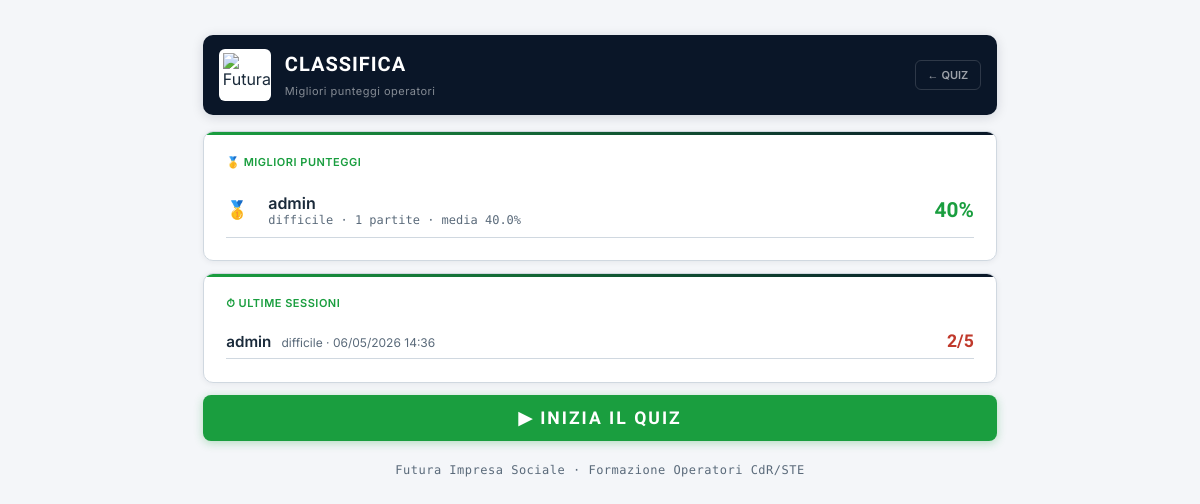
/cdr-classifica (signed in), run on the app's committed database.
### tables this page shows
CREATE TABLE punteggi_cdr (
            id INTEGER PRIMARY KEY AUTOINCREMENT,
            nome TEXT NOT NULL,
            livello TEXT NOT NULL,
            punteggio INTEGER NOT NULL,
            totale INTEGER NOT NULL,
            percentuale INTEGER NOT NULL,
            data TEXT NOT NULL
        );

### app_web.py (the view)
@app.route("/cdr-classifica")
def cdr_classifica():
    if not session.get("cdr_ok"):
        return redirect("/cdr-login")
    return render_template(
        "cdr_classifica.html",
        classifica = get_classifica_cdr(),
        storico    = get_storico_cdr()
    )

### app_web.py (called while the page is built)
def get_classifica_cdr():
    conn = sqlite3.connect(os.path.join(BASE_DIR, "classifica.db"))
    rows = conn.execute("""
        SELECT nome, livello, MAX(percentuale) as best, COUNT(*) as partite,
               ROUND(AVG(percentuale)) as media, MAX(data) as ultima
        FROM punteggi_cdr
        GROUP BY nome, livello
        ORDER BY best DESC, media DESC
    """).fetchall()
    conn.close()
    return [{"nome": r[0], "livello": r[1], "best": r[2],
             "partite": r[3], "media": r[4], "ultima": r[5]} for r in rows]

def get_storico_cdr():
    conn = sqlite3.connect(os.path.join(BASE_DIR, "classifica.db"))
    rows = conn.execute("""
        SELECT nome, livello, punteggio, totale, percentuale, data
        FROM punteggi_cdr ORDER BY id DESC LIMIT 30
    """).fetchall()
    conn.close()
    return [{"nome": r[0], "livello": r[1], "punteggio": r[2],
             "totale": r[3], "percentuale": r[4], "data": r[5]} for r in rows]

### templates/cdr_classifica.html (shortened to what this page needs)
<!DOCTYPE html>
<html lang="it">
<head>
  <link rel="stylesheet" href="{{ url_for('static', filename='style.css') }}">
  <link rel="stylesheet" href="{{ url_for('static', filename='style_cdr.css') }}">
</head>
<body class="cdr-body">
  <div class="page-wrapper" style="padding:1rem 0.8rem 2rem;">
    <div class="cdr-header" style="margin-bottom:16px;">
      <div class="cdr-logo-wrap">
        <img src="{{ url_for('static', filename='logo_futura.png') }}" alt="Futura">
      </div>
      <div class="cdr-title-wrap">
        <span class="cdr-title">Classifica</span>
        <span class="cdr-subtitle">Migliori punteggi operatori</span>
      </div>
      <div style="margin-left:auto;">
        <a href="/cdr" style="text-decoration:none;">
          <div style="padding:7px 12px; border:1px solid rgba(255,255,255,0.15); border-radius:6px; font-size:11px; font-weight:600; color:rgba(255,255,255,0.6); text-transform:uppercase;">← Quiz</div>
        </a>
      </div>
    </div>
    <div class="card cdr-card" style="margin-bottom:12px; padding:1.4rem;">
      <span class="c-label green" style="margin-bottom:14px;">🥇 Migliori punteggi</span>
      {% if classifica %}
        {% for r in classifica %}
        <div class="rank-row" style="display:flex; align-items:center; gap:12px;">
          <span style="font-family:'Oswald',sans-serif; font-size:1.1rem; font-weight:700; min-width:30px;
            color:{% if loop.index==1 %}#1a9e3f{% elif loop.index==2 %}#888{% elif loop.index==3 %}#cd7f32{% else %}#5a6a7a{% endif %};">
            {% if loop.index == 1 %}🥇{% elif loop.index == 2 %}🥈{% elif loop.index == 3 %}🥉{% else %}{{ loop.index }}.{% endif %}
          </span>
          <div style="flex:1;">
            <div class="rank-name">{{ r.nome }}</div>
            <div class="rank-detail">{{ r.livello }} · {{ r.partite }} partite · media {{ r.media }}%</div>
          </div>
          <span class="rank-score">{{ r.best }}%</span>
        </div>
        {% endfor %}
      {% else %}
        <p style="color:#5a6a7a; font-size:0.9rem;">Nessun punteggio ancora. Inizia il quiz!</p>
      {% endif %}
    </div>
    <div class="card cdr-card" style="margin-bottom:12px; padding:1.4rem;">
      <span class="c-label green" style="margin-bottom:14px;">⏱ Ultime sessioni</span>
      {% if storico %}
        {% for s in storico %}
        {% set col = "#1a9e3f" if s.percentuale >= 80 else ("#1a3a5c" if s.percentuale >= 60 else "#c0392b") %}
        <div class="storico-row" style="display:flex; justify-content:space-between; align-items:center;">
          <div>
            <span style="font-weight:600; font-size:0.95rem; color:#1a2a3a;">{{ s.nome }}</span>
            <span style="color:#5a6a7a; margin-left:0.4rem; font-size:0.75rem;">{{ s.livello }} · {{ s.data }}</span>
          </div>
          <span style="color:{{ col }}; font-family:'Oswald',sans-serif; font-size:1.1rem; font-weight:700;">{{ s.punteggio }}/{{ s.totale }}</span>
        </div>
        {% endfor %}
      {% else %}
        <p style="color:#5a6a7a; font-size:0.9rem;">Nessuna sessione ancora.</p>
      {% endif %}
    </div>
    <a href="/cdr" style="text-decoration:none;"><button class="btn-cdr">▶ INIZIA IL QUIZ</button></a>
    <footer class="app-footer" style="margin-top:1rem; text-align:center;">
      Futura Impresa Sociale · Formazione Operatori CdR/STE
    </footer>
  </div>
</body>
</html>

### static/style.css (style rules this page uses)
*, *::before, *::after { box-sizing: border-box; margin: 0; padding: 0; }
:root { --bg: #0a0a0f; --surface: #111118; --surface2: #18181f; --border: rgba(124,111,205,0.12); --border2: rgba(124,111,205,0.25); --accent: #7c6fcd; --accent2: #a89cef; --text: #ddddf0; --muted: #5a5a78; --correct: #3ddc84; --wrong: #ff4f6a; --radius: 6px; --radius-lg: 10px; --max-w: 860px; }
html { scroll-behavior: smooth; }
body { font-family: 'Barlow', sans-serif; background: var(--bg); color: var(--text); min-height: 100vh; display: flex; align-items: flex-start; justify-content: center; padding: 1.2rem 0.8rem 2rem; }
body::before { content: ''; position: fixed; inset: 0; background: radial-gradient(ellipse at 20% 20%, rgba(124,111,205,0.06) 0%, transparent 55%), radial-gradient(ellipse at 80% 80%, rgba(60,50,140,0.04) 0%, transparent 55%); pointer-events: none; z-index: 0; }
body::after { content: ''; position: fixed; inset: 0; pointer-events: none; z-index: 0; opacity: 0.5; }
.page-wrapper { width: 100%; max-width: var(--max-w); position: relative; z-index: 1; }
.card { background: var(--surface); border: 1px solid var(--border2); border-radius: var(--radius-lg); padding: 1.4rem; position: relative; overflow: hidden; animation: fadeUp 0.4s ease both; }
.card::before { content: ''; position: absolute; top: 0; left: 0; right: 0; height: 1px; background: linear-gradient(90deg, transparent, rgba(124,111,205,0.5), transparent); }
.app-footer { text-align: center; margin-top: 1.2rem; font-size: 0.7rem; color: var(--muted); font-family: 'Share Tech Mono', monospace; letter-spacing: 0.5px; }
.rank-row { display: flex; align-items: center; gap: 0.7rem; padding: 0.7rem 0; border-bottom: 1px solid var(--border); }
.rank-name { font-weight: 600; font-size: 0.9rem; flex: 1; }
.rank-score { font-family: 'Oswald', sans-serif; font-size: 1.1rem; color: var(--accent2); }
.rank-detail { font-size: 0.68rem; color: var(--muted); font-family: 'Share Tech Mono', monospace; }
.storico-row { display: flex; justify-content: space-between; align-items: center; padding: 0.55rem 0; border-bottom: 1px solid var(--border); font-size: 0.82rem; }

### data on the page
punteggi_cdr: nome "admin", livello "difficile", partite "1", media "40.0", best "40", data "06/05/2026 14:36", punteggio "2", totale "5"
